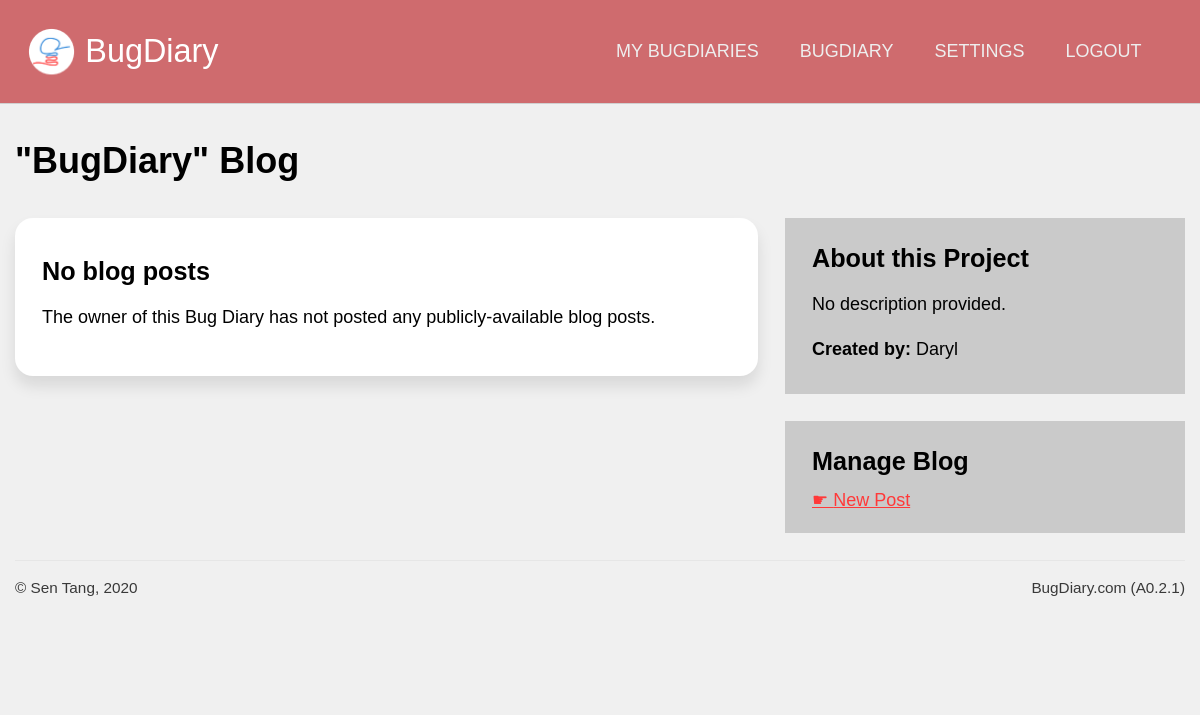
/projects/blog/ndryA96L2J7csvoX3ZdnKp (signed in), run on the app's committed database.
### application/models.py (models this page shows, shortened)
class Projects(db.Model):
    id  = db.Column(db.Integer, primary_key = True, nullable = False)
    url = db.Column(db.String(22), index = True, unique = True, nullable = False)
    name = db.Column(db.String(100), nullable = False)
    description = db.Column(db.Text, nullable = False)
    creation_date = db.Column(db.DateTime, index = True, nullable = False)
    expiry_date = db.Column(db.DateTime, index = True, nullable = False)
    status = db.Column(db.String(10), nullable = False)
    access_code = db.Column(db.String(50), nullable = True)
    last_activity = db.Column(db.DateTime(), default = dt.datetime.now())
    memo = db.Column(db.String(500), default = "Post a memo here!")
    owner = db.Column(db.Integer, db.ForeignKey('users.id')) #linked
    bugs = db.relationship('Bugs', backref = 'containing_project', cascade = "all,delete")
    locations = db.relationship('Project_bug_locations', backref = 'locations_in', cascade = "all,delete")
    types = db.relationship('Project_bug_types', backref = 'types_in', cascade = "all,delete")
    settings = db.relationship('Project_settings', backref = 'settings_for', cascade = "all,delete", uselist = False)
    blog_posts = db.relationship('Blog_posts', backref= 'post_target', cascade = "all,delete")

class Users(db.Model, UserMixin):
    id = db.Column(db.Integer, primary_key = True, nullable = False)
    display_name = db.Column(db.String(200), nullable = False)
    email = db.Column(db.String(200), index = True, unique = True, nullable = False)
    password = db.Column(db.String(200), nullable = False)
    bio = db.Column(db.Text, nullable = False)
    last_login = db.Column(db.DateTime, nullable = False)
    account_type = db.Column(db.Integer, db.ForeignKey('account_types.id'), default = 1)
    owned_projects = db.relationship('Projects', backref="project_owner")
    comments = db.relationship('Bug_comments', backref="comment_author")
    blog_posts = db.relationship('Blog_posts', backref="post_author")
    collab_projects = db.relationship('Projects', secondary = users_to_projects, backref = db.backref("collaborators", lazy = 'dynamic'), lazy='dynamic')

### application/projects/views.py (the view)
@projects.route('/blog/<string:project_url>')
def blog(project_url):
    target_project = Projects.query.filter_by(url = project_url).first()
    if current_user.is_authenticated and (current_user in target_project.collaborators):
        blog_posts = Blog_posts.query.filter_by(project = target_project.id).order_by(Blog_posts.id.desc())
    else:
        blog_posts = Blog_posts.query.filter_by(project = target_project.id).filter_by(visibility = 1).order_by(Blog_posts.id.desc())
    return render_template('blog.html', blog_posts = blog_posts if blog_posts.count() != 0 else None, project = target_project)

### application/models.py (called while the page is built)
@login_manager.user_loader
def load_user(user_id):
    return Users.query.get(user_id)

### application/projects/templates/projects/blog.html (shortened to what this page needs)
{% extends 'confined.html' %}
{% import 'macros.html' as macros %}
{% block custom_nav %}
{% if current_user.is_authenticated and current_user in project.collaborators %}
{{ macros.project_nav(project) }}
{% else %}
    <a href="{{ url_for('projects.report', project_url = project.url) }}">REPORT</a>
    {% if project.settings.ext_url != "" %}
    <a href="{{ project.settings.ext_url }}">BACK TO {{ project.name }}</a>
    {% endif %}
{% endif %}
{% endblock %}
{% block main %}
<h1>"{{project.name}}" Blog</h1>
<div class="main-aside">
    <main>
        {% if blog_posts != None %}
            {% for post in blog_posts %}
            <div class="bg-white rounded shadowed block">
                <h3>{{ post.title }}</h3>
                {{post.content|safe}}
                <div>
                    <hr>
                    Posted by {{post.post_author.display_name}} on {{post.date}}
                    <br>
                    {% if current_user.is_authenticated and current_user in project.collaborators %}
                    <a href="{{url_for('projects.edit_post', post_url = post.permalink)}}" class="rounded shadowed button-secondary">Edit</a>
                    {% endif %}
                </div>
            </div>
            {% endfor %}
        {% else %}
            <div class="bg-white rounded shadowed block">
                <h3>No blog posts</h3>
                <p>
                    The owner of this Bug Diary has not posted any publicly-available blog posts.
                </p>
            </div>
        {% endif %}
    </main>
    <aside>
        <div class="sidebar-block bg-gray">
            <h3>About this Project</h3>
            <p>
                {% if project.description != "" %}
                {{ project.description }}
                {% else %}
                No description provided.
                {% endif %}
            </p>
            <p>
                <b>Created by:</b> {{project.project_owner.display_name}}
            </p>
        </div>
        {% if current_user.is_authenticated and current_user in project.collaborators %}
        <div class="sidebar-block bg-gray">
            <h3>Manage Blog</h3>
            <a class="navigation" href="{{ url_for('projects.new_post', project_url = project.url) }}">New Post</a>
        </div>
        {% endif %}
    </aside>
</div>
{% endblock %}

### application/templates/macros.html (shortened to what this page needs)
{% macro project_nav(project) %}
<a href="{{ url_for('users.dashboard') }}">My BugDiaries</a>
<a href="{{ url_for('projects.dashboard', project_url = project.url) }}">{{project.name}}</a>
<a href="{{ url_for('projects.settings', project_url = project.url) }}">Settings</a>
<a href="{{ url_for('users.logout') }}">Logout</a>
{% endmacro %}

### application/static/css/unilay5.css (style rules this page uses)
body { font-size: 18px; font-family: sans-serif; color: #000; margin: 0; padding: 0; background-color: #f0f0f0; }
header nav a, header #navigation a { text-transform: uppercase; display: inline-block; color: #eeeeee; text-decoration: none; padding: 0 1em; font-family: "Trebuchet MS", Helvetica, sans-serif; }
p { line-height: 150%; }
a:link, a:visited { color: #ff3939; }
a.navigation { display: block; margin: 0.5em 0; }
a.navigation:before { content: "☛ "; }
h2, h3, h4, h5 { margin: 0.5em 0; }
h1 { color: inherit; font-size: 2em; margin: 1em 0; }
h3 { color: inherit; font-size: 1.4em; }
.block { padding: 1.5em; margin-bottom: 1.5em; }
.sidebar-block { padding: 0.75em 1.5em; margin-bottom: 1.5em; }
.aside-main, .main-aside { display: grid; grid-gap: 1.5em; }
.aside-main main, .main-aside main { grid-area: main; }
.aside-main aside, .main-aside aside { grid-area: aside; }
.main-aside { grid-template-areas: "main aside"; grid-template-columns: auto 400px; }
.rounded { border-radius: 1em 1em 1em 1em; -moz-border-radius: 1em 1em 1em 1em; -webkit-border-radius: 1em 1em 1em 1em; }
.shadowed { -webkit-box-shadow: 0px 10px 15px 0px rgba(0, 0, 0, 0.1); -moz-box-shadow: 0px 10px 15px 0px rgba(0, 0, 0, 0.1); box-shadow: 0px 10px 15px 0px rgba(0, 0, 0, 0.1); }
.bg-white { background-color: #fff; }
.bg-gray { background-color: #cacaca; }

### data on the page
Projects: name "BUGDIARY", name "BugDiary"
Users: project_owner.display_name "Daryl"

### other printed values
{{ version }} "A0.2.1"
